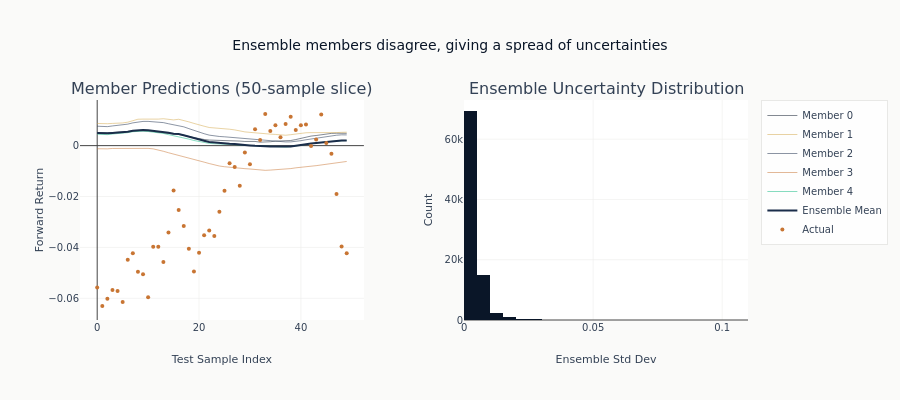

Notebook source saved alongside this figure:
### Markdown cell above
### Ensemble Member Agreement Visualization

### Code cell
fig = make_subplots(
    rows=1,
    cols=2,
    subplot_titles=(
        "Member Predictions (50-sample slice)",
        "Ensemble Uncertainty Distribution",
    ),
    horizontal_spacing=0.15,
)

# Member predictions slice
slice_range = np.arange(50)
for i in range(N_ENSEMBLE):
    fig.add_trace(
        go.Scatter(
            x=slice_range,
            y=member_preds[i, :50],
            mode="lines",
            name=f"Member {i}",
            opacity=0.5,
            line=dict(width=1),
        ),
        row=1,
        col=1,
    )

fig.add_trace(
    go.Scatter(
        x=slice_range,
        y=ens_mean[:50],
        mode="lines",
        name="Ensemble Mean",
        line=dict(color=COLORS["slate"], width=2),
    ),
    row=1,
    col=1,
)
fig.add_trace(
    go.Scatter(
        x=slice_range,
        y=y_test[:50],
        mode="markers",
        name="Actual",
        marker=dict(size=4, color=COLORS["copper"]),
    ),
    row=1,
    col=1,
)
fig.update_xaxes(title_text="Test Sample Index", row=1, col=1)
fig.update_yaxes(title_text="Forward Return", row=1, col=1)

# Uncertainty distribution
fig.add_trace(
    go.Histogram(
        x=ens_std, nbinsx=40, name="Ensemble Std", marker_color=COLORS["blue"], showlegend=False
    ),
    row=1,
    col=2,
)
fig.update_xaxes(title_text="Ensemble Std Dev", row=1, col=2)
fig.update_yaxes(title_text="Count", row=1, col=2)
fig.update_layout(
    width=900, height=400, title_text="Ensemble members disagree, giving a spread of uncertainties"
)
fig.show()
